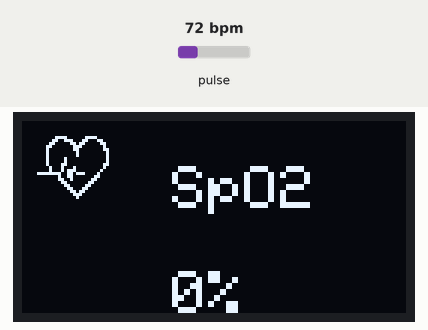
This sketch was run on a simulated ESP32. On the bench: 128×64 one-colour display. The test bench sets the inputs (shaded band); at power-on: pulse 72 bpm. WiFi joins after 1.5 s; servers stay silent unless stated; the display library's start-up logo is not drawn; what the sketch prints to the serial monitor is not drawn.

Above: at 3.0 s.
3.1 s: pulse set to 42 bpm
At 4.4 s:
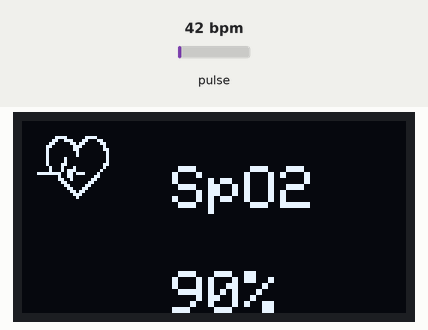
6.1 s: pulse set to 158 bpm
At 8.8 s:
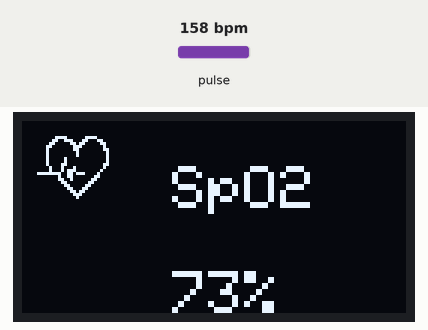
Timing chart, 0 to 10.3 s (numbered marks = the images above; inputs shaded):
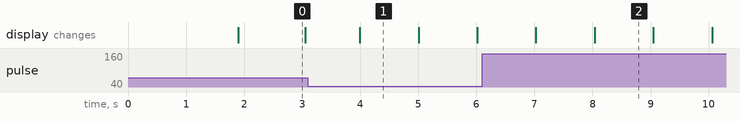

Measured:
- what the display in image 0 shows lasts 1.2 s, from 1.9 s to 3.1 s
- what the display in image 1 shows lasts 1.0 s, from 4.0 s to 5.0 s

The sketch:

pulse.ino
```cpp
/*

  ## Hardware Connections (ESP32 <- OLED <- MAX 30102):

  -VIN = 3.3V
  -GND = GND
  -SDA = 21 (or SDA)
  -SCL = 22 (or SCL)

*/


/*================================================================================================================================== */

char auth[] = "qjZaiBBH26yK40yj29wXwZ8LXOoeQmtR";  //Copy and Paste Auth Token. You should get Auth Token in the Blynk App. GO to the Project Settings (nut icon).
char ssid[] = "WORKSTATION";                      // Your WiFi Name (SSID) (**case sensitive).
char pass[] = "Superman_27";                      // Your WiFi Password.

/*================================================================================================================================== */


//DiY Projects Lab
#define BLYNK_PRINT Serial
#include <WiFi.h>
#include <BlynkSimpleEsp32.h>
#include <Wire.h>
#include <Adafruit_GFX.h> //OLED libraries
#include <Adafruit_SSD1306.h>
#include <SimpleTimer.h>
#include <MAX30105.h> //sparkfun MAX3010X library
//#include "heartRate.h"
SimpleTimer timer;
MAX30105 particleSensor;


#define INTERVAL_MESSAGE2 60000
unsigned long time_2 = 0;
int period = 2000;
unsigned long time_now = 0;
double avered = 0;
double aveir = 0;
double sumirrms = 0;
double sumredrms = 0;
int i = 0;
int Num = 100; //calculate SpO2 by this sampling interval

int oxygen;
double ESpO2 = 95.0;    //initial value of estimated SpO2
double FSpO2 = 0.7;     //filter factor for estimated SpO2
double frate = 0.95;    //low pass filter for IR/red LED value to eliminate AC component
#define TIMETOBOOT 3000 // wait for this time(msec) to output SpO2
#define SCALE 88.0      //adjust to display heart beat and SpO2 in the same scale
#define SAMPLING 5      //if you want to see heart beat more precisely , set SAMPLING to 1
#define FINGER_ON 3000  // if red signal is lower than this , it indicates your finger is not on the sensor
#define MINIMUM_SPO2 0.0

const byte RATE_SIZE = 4; //Increase this for more averaging. 4 is good.
byte rates[RATE_SIZE];    //Array of heart rates
byte rateSpot = 0;
long lastBeat = 0; //Time at which the last beat occurred
float beatsPerMinute;
int beatAvg;

#define SCREEN_WIDTH 128 // OLED display width, in pixels
#define SCREEN_HEIGHT 64 // OLED display height, in pixels
#define OLED_RESET -1    // Reset pin # (or -1 if sharing Arduino reset pin)

Adafruit_SSD1306 display(SCREEN_WIDTH, SCREEN_HEIGHT, &Wire, OLED_RESET); //Declaring the display name (display)

//Logo2 and Logo3 are two bmp pictures that display on the OLED if called
static const unsigned char PROGMEM logo2_bmp[] =
{ 0x03, 0xC0, 0xF0, 0x06, 0x71, 0x8C, 0x0C, 0x1B, 0x06, 0x18, 0x0E, 0x02, 0x10, 0x0C, 0x03, 0x10,
  0x04, 0x01, 0x10, 0x04, 0x01, 0x10, 0x40, 0x01, 0x10, 0x40, 0x01, 0x10, 0xC0, 0x03, 0x08, 0x88,
  0x02, 0x08, 0xB8, 0x04, 0xFF, 0x37, 0x08, 0x01, 0x30, 0x18, 0x01, 0x90, 0x30, 0x00, 0xC0, 0x60,
  0x00, 0x60, 0xC0, 0x00, 0x31, 0x80, 0x00, 0x1B, 0x00, 0x00, 0x0E, 0x00, 0x00, 0x04, 0x00,
};

static const unsigned char PROGMEM logo3_bmp[] =
    {0x01, 0xF0, 0x0F, 0x80, 0x06, 0x1C, 0x38, 0x60, 0x18, 0x06, 0x60, 0x18, 0x10, 0x01, 0x80, 0x08,
     0x20, 0x01, 0x80, 0x04, 0x40, 0x00, 0x00, 0x02, 0x40, 0x00, 0x00, 0x02, 0xC0, 0x00, 0x08, 0x03,
     0x80, 0x00, 0x08, 0x01, 0x80, 0x00, 0x18, 0x01, 0x80, 0x00, 0x1C, 0x01, 0x80, 0x00, 0x14, 0x00,
     0x80, 0x00, 0x14, 0x00, 0x80, 0x00, 0x14, 0x00, 0x40, 0x10, 0x12, 0x00, 0x40, 0x10, 0x12, 0x00,
     0x7E, 0x1F, 0x23, 0xFE, 0x03, 0x31, 0xA0, 0x04, 0x01, 0xA0, 0xA0, 0x0C, 0x00, 0xA0, 0xA0, 0x08,
     0x00, 0x60, 0xE0, 0x10, 0x00, 0x20, 0x60, 0x20, 0x06, 0x00, 0x40, 0x60, 0x03, 0x00, 0x40, 0xC0,
     0x01, 0x80, 0x01, 0x80, 0x00, 0xC0, 0x03, 0x00, 0x00, 0x60, 0x06, 0x00, 0x00, 0x30, 0x0C, 0x00,
     0x00, 0x08, 0x10, 0x00, 0x00, 0x06, 0x60, 0x00, 0x00, 0x03, 0xC0, 0x00, 0x00, 0x01, 0x80, 0x00};

#define USEFIFO

void setup()
{
  Serial.begin(115200);
  Serial.println("Initializing...");
  display.begin(SSD1306_SWITCHCAPVCC, 0x3C); //Start the OLED display
  display.display();
  display.clearDisplay();
  Blynk.begin(auth, ssid, pass);

  // Initialize sensor
  while (!particleSensor.begin(Wire, I2C_SPEED_FAST)) //Use default I2C port, 400kHz speed
  {
    Serial.println("MAX30102 was not found. Please check wiring/power/solder jumper at MH-ET LIVE MAX30102 board. ");
    //while (1);
  }
  Serial.println("Place your index finger on the sensor with steady pressure.");

  //Setup to sense a nice looking saw tooth on the plotter
  byte ledBrightness = 255; // 0x7F Options: 0=Off to 255=50mA
  byte sampleAverage = 4;   //Options: 1, 2, 4, 8, 16, 32
  byte ledMode = 2;         //Options: 1 = Red only, 2 = Red + IR, 3 = Red + IR + Green
  int sampleRate = 400;     //1000 is best but needs processing power//Options: 50, 100, 200, 400, 800, 1000, 1600, 3200
  int pulseWidth = 411;     //Options: 69, 118, 215, 411
  int adcRange = 16384;     //Options: 2048, 4096, 8192, 16384
  // Set up the wanted parameters
  particleSensor.setup(ledBrightness, sampleAverage, ledMode, sampleRate, pulseWidth, adcRange); //Configure sensor with these settings
  particleSensor.enableDIETEMPRDY();
  timer.setInterval(500, sendUptime);
}

void sendUptime()
{
  Blynk.virtualWrite(V4, oxygen);
  //Blynk.virtualWrite(V5, beatAvg);
}

void loop()
{
  Blynk.run();
  timer.run(); // Initiates SimpleTimer

  uint32_t ir, red, green;
  double fred, fir;
  double SpO2 = 0; //raw SpO2 before low pass filtered

#ifdef USEFIFO
  particleSensor.check(); //Check the sensor, read up to 3 samples

  while (particleSensor.available())

  { //do we have new data
#ifdef MAX30105
    red = particleSensor.getFIFORed(); //Sparkfun's MAX30105
    ir = particleSensor.getFIFOIR();   //Sparkfun's MAX30105
#else
    red = particleSensor.getFIFOIR(); //why getFOFOIR output Red data by MAX30102 on MH-ET LIVE breakout board
    ir = particleSensor.getFIFORed(); //why getFIFORed output IR data by MAX30102 on MH-ET LIVE breakout board
#endif

    i++;
    fred = (double)red;
    fir = (double)ir;
    avered = avered * frate + (double)red * (1.0 - frate); //average red level by low pass filter
    aveir = aveir * frate + (double)ir * (1.0 - frate);    //average IR level by low pass filter
    sumredrms += (fred - avered) * (fred - avered);        //square sum of alternate component of red level
    sumirrms += (fir - aveir) * (fir - aveir);             //square sum of alternate component of IR level
    if ((i % SAMPLING) == 0)
    { //slow down graph plotting speed for arduino Serial plotter by thin out
      if (millis() > TIMETOBOOT)
      {
        if (ir < FINGER_ON)
          ESpO2 = MINIMUM_SPO2; //indicator for finger detached
        //float temperature = particleSensor.readTemperatureF();
        if (ESpO2 <= -1)
        {
          ESpO2 = 0;
        }

        if (ESpO2 > 100)
        {
          ESpO2 = 100;
        }

        oxygen = ESpO2;

        Serial.print(" Oxygen % = ");
        Serial.println(oxygen);
      }
    }
    if ((i % Num) == 0)
    {
      double R = (sqrt(sumredrms) / avered) / (sqrt(sumirrms) / aveir);
      // Serial.println(R);
      SpO2 = -23.3 * (R - 0.4) + 100;               //http://ww1.microchip.com/downloads/jp/AppNotes/00001525B_JP.pdf
      ESpO2 = FSpO2 * ESpO2 + (1.0 - FSpO2) * SpO2; //low pass filter
      //Serial.print(SpO2); Serial.print(","); Serial.println(ESpO2);
      sumredrms = 0.0;
      sumirrms = 0.0;
      i = 0;
      break;
    }
    particleSensor.nextSample(); //We're finished with this sample so move to next sample
    //Serial.println(SpO2);
  }

  long irValue = particleSensor.getIR();
  //Serial.println(irValue);

  if (irValue > 7000)
  {                                                     //If a finger is detected
    display.clearDisplay();                             //Clear the display
    display.drawBitmap(5, 5, logo2_bmp, 24, 21, WHITE); //Draw the first bmp picture (little heart)
    display.setTextSize(2);                             //Near it display the average BPM you can display the BPM if you want
    display.setTextColor(WHITE);
    display.setCursor(50, 15);
    display.println("SpO2");
    display.setCursor(50, 50);
    //display.println(beatAvg);
    display.print(oxygen);
    display.println("%");

    display.display();
  }

  if (irValue == true)
  {

    display.clearDisplay();                             //Clear the display
    display.drawBitmap(0, 0, logo3_bmp, 32, 32, WHITE); //Draw the second picture (bigger heart)
    display.setTextSize(2);                             //And still displays the average BPM
    display.setTextColor(WHITE);
    display.setCursor(50, 15);
    display.println("SpO2");
    display.setCursor(50, 50);
    //display.println(beatAvg);
    display.print(oxygen);
    display.println("%");
    display.display();


  }

  if (irValue < 7000)
  { //If no finger is detected it inform the user and put the average BPM to 0 or it will be stored for the next measure
    //beatAvg=0;
    display.clearDisplay();
    display.setTextSize(1);
    display.setTextColor(WHITE);
    display.setCursor(30, 10);
    display.println("WiFi Connected ");
    display.setCursor(30, 25);
    display.println("Please Place ");
    display.setCursor(30, 40);
    display.println("your Finger ");


    display.display();
  }

  if (millis() > time_2 + INTERVAL_MESSAGE2 && oxygen < 93)

  {
    time_2 = millis();

    Blynk.notify("Alert! Oxygen Saturation below 93% Detected");
    Serial.print("Alert called");
  }

#endif
}
```
